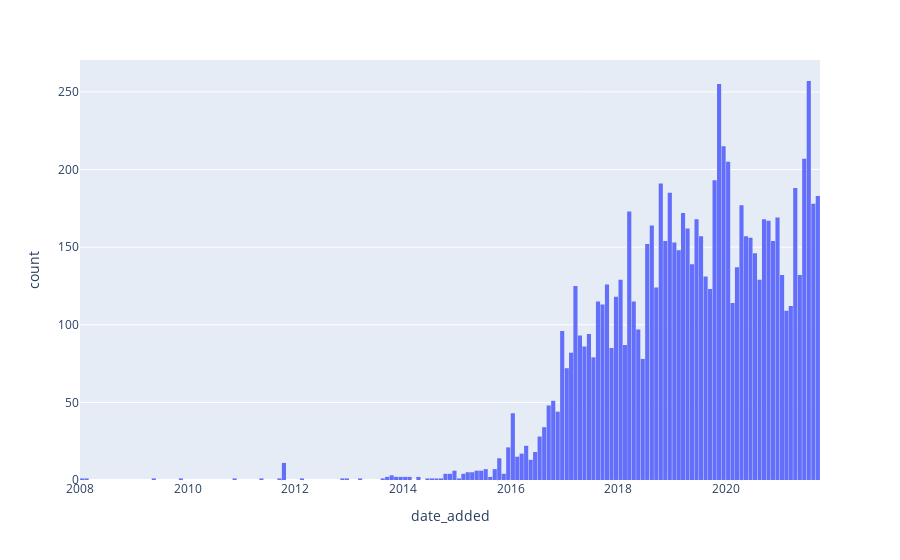

Notebook code for this chart:
### Code cell
fig = px.histogram(df,x='date_added' )
fig.update_layout(bargap=0.05)

### Figure 1 — Plotly figure (JSON) as saved in the notebook; plotly's stock layout.template omitted (floating-point values rounded to 4 significant figures; data arrays with more than 128 entries replaced by an {"elided": "..."} marker saying what was removed)
{"data": [{"alignmentgroup": "True", "bingroup": "x", "hovertemplate": "date_added=%{x}<br>count=%{y}<extra></extra>", "legendgroup": "", "marker": {"color": "#636efa", "pattern": {"shape": ""}}, "name": "", "offsetgroup": "", "orientation": "v", "showlegend": false, "type": "histogram", "x": {"elided": "8807 str values"}, "xaxis": "x", "yaxis": "y"}], "layout": {"bargap": 0.05, "barmode": "relative", "legend": {"tracegroupgap": 0}, "margin": {"t": 60}, "xaxis": {"anchor": "y", "domain": [0, 1], "title": {"text": "date_added"}}, "yaxis": {"anchor": "x", "domain": [0, 1], "title": {"text": "count"}}}}
